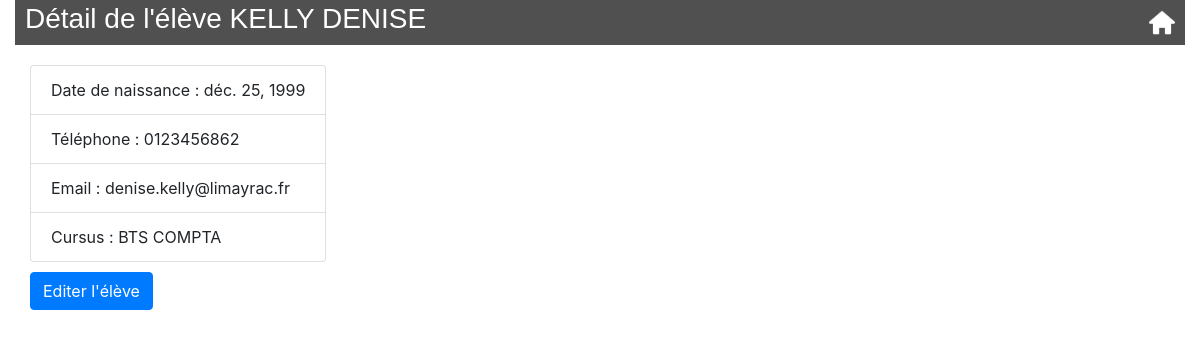
Screenshot of /lycee/student/86 with the database file from the repository.
### lycee/models.py (models this page shows, shortened)
class Student(models.Model):
    first_name = models.CharField(
        max_length=50,
        blank=False,
        null=False
    )
    birth_date = models.DateField(
        verbose_name='date of birth',
        blank=False,
        null=False
    )
    last_name = models.CharField(
        verbose_name="lastname",
        help_text="last name of the student",
        blank=False,  # pas de champ vide
        null=False,  # pas de champ null (a conjuguer avec default
        default="???",
        max_length=255,  # taille maximale du champ
    )
    phone = models.CharField(
        verbose_name="phonenumber",
        help_text="phone number of the student",
        blank=False,  # pas de champ vide
        null=False,  # pas de champ null (a conjuguer avec default
        default="0999999999",
        max_length=10,  # taille maximale du champ
    )
    email = models.EmailField(
        verbose_name="email",
        help_text="phone number of the student",
        blank=False,  # pas de champ vide
        null=False,  # pas de champ null (a conjuguer avec default
        default="x@y.z",
        max_length=255,  # taille maximale du champ
    )
    comments = models.CharField(
        verbose_name="comments",
        help_text="some comments about the student",
        blank=True,
        null=False,  # pas de champ null (a conjuguer avec default
        default="",
        max_length=255,  # taille maximale du champ
    )
    cursus = models.ForeignKey(
        Cursus,
        on_delete=models.CASCADE,  # necessaire selon la version de Django
        null=True
    )

class Cursus(models.Model):
    name = models.CharField(
        max_length=50,
        blank=False,
        null=True,
        default='aucun'
    )
    year_from_bac = models.SmallIntegerField(
        help_text="year since le bac",
        verbose_name="year",
        blank=False,
        null=True,
        default=0
    )
    scholar_year = models.CharField(
        max_length=9,
        blank=False,
        null=True,
        default='0000-00001'
    )
    def __str__(self):
        return self.name

### lycee/views.py (the view)
# urls.py: url(r'^student/(?P<idS>[0-9]+)$', views.detail_Student, name='detail_student'),
def detail_Student(request, idS):
    student = Student.objects.get(id = idS)
    context = {'eleve': student}
    return render(request, 'lycee/student/detail_eleve.html', context)

### lycee/templates/lycee/student/detail_eleve.html
{% extends "master.html" %}
    {% block title %}
        <h3>Détail de l'élève {{eleve.last_name }} {{eleve.first_name}}</h3>
    {% endblock %}
    {% block content %}
            <ul class="list-group">
                <li class="list-group-item">Date de naissance : {{eleve.birth_date}}</li>
                <li class="list-group-item">Téléphone : {{eleve.phone}}</li>
                <li class="list-group-item">Email : {{eleve.email|lower}}</li>
                <li class="list-group-item">Cursus : {{eleve.cursus}}</li>
            </ul>
            <a href="update/{{eleve.id}}"><button type="button" class="btn btn-primary">Editer l'élève</button></a>
    {% endblock %}

### lycee/static/lycee/style.css (style rules this page uses)
.list-group { padding-top: 10px; width: fit-content; padding-bottom: 10px; }

### rows the page displays
Student: last_name "KELLY", first_name "DENISE", birth_date "déc. 25, 1999", phone "0123456862", email "denise.kelly@limayrac.fr", cursus "BTS COMPTA"
